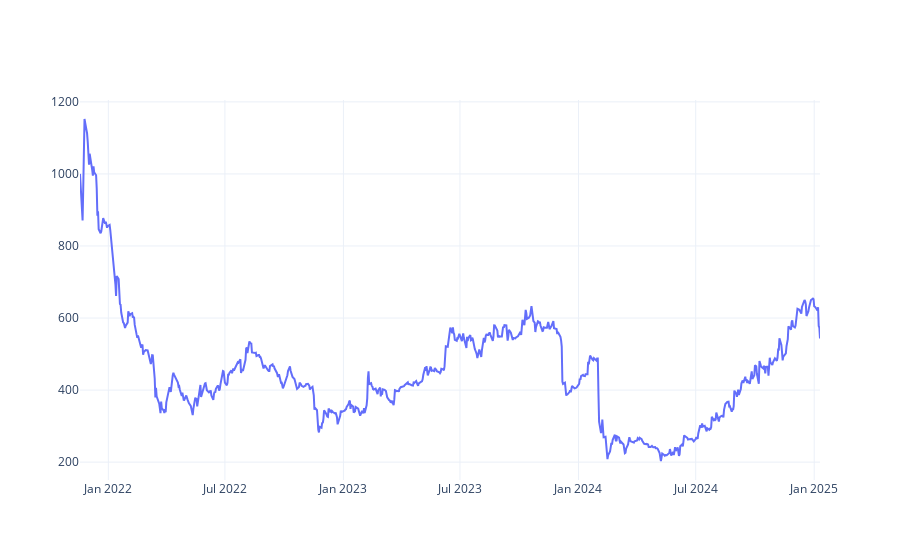

Notebook code cell kept with this figure:
### Markdown cell above
## Benchmark Stats

### Code cell
from algorithmic_trading.plotly_handler import plot_plotly

plot_plotly(ms.df.Benchmark_bal)

### Figure 1 — Plotly figure (JSON) as saved in the notebook; plotly's stock layout.template omitted (floating-point values rounded to 4 significant figures; data arrays with more than 128 entries replaced by an {"elided": "..."} marker saying what was removed)
{"data": [{"name": "Benchmark_bal", "type": "scatter", "x": {"elided": "778 str values"}, "y": {"elided": "778 float values"}}], "layout": {}}
